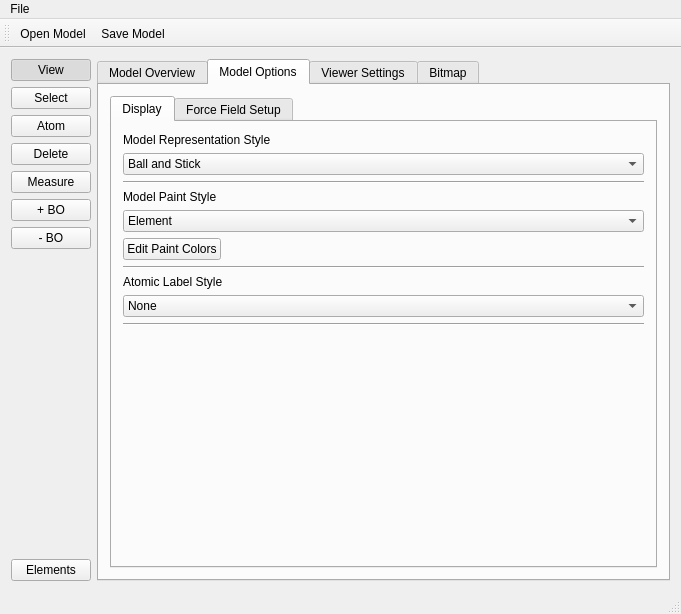
<?xml version="1.0" encoding="UTF-8"?>
<ui version="4.0">
 <class>MainWindow</class>
 <widget class="QMainWindow" name="MainWindow">
  <property name="geometry">
   <rect>
    <x>0</x>
    <y>0</y>
    <width>681</width>
    <height>614</height>
   </rect>
  </property>
  <property name="minimumSize">
   <size>
    <width>400</width>
    <height>400</height>
   </size>
  </property>
  <property name="windowTitle">
   <string>Prometheus: The Open Chemical Physics Suite</string>
  </property>
  <widget class="QWidget" name="centralWidget">
   <layout class="QHBoxLayout" name="horizontalLayout_7">
    <item>
     <layout class="QVBoxLayout" name="verticalLayout_2">
      <item>
       <widget class="QPushButton" name="viewTool">
        <property name="maximumSize">
         <size>
          <width>80</width>
          <height>16777215</height>
         </size>
        </property>
        <property name="toolTip">
         <string>View Tool</string>
        </property>
        <property name="text">
         <string>View</string>
        </property>
        <property name="checkable">
         <bool>true</bool>
        </property>
        <property name="checked">
         <bool>true</bool>
        </property>
        <property name="autoExclusive">
         <bool>true</bool>
        </property>
        <property name="default">
         <bool>false</bool>
        </property>
        <property name="flat">
         <bool>false</bool>
        </property>
       </widget>
      </item>
      <item>
       <widget class="QPushButton" name="selectTool">
        <property name="maximumSize">
         <size>
          <width>80</width>
          <height>16777215</height>
         </size>
        </property>
        <property name="toolTip">
         <string>Select Tool</string>
        </property>
        <property name="text">
         <string>Select</string>
        </property>
        <property name="checkable">
         <bool>true</bool>
        </property>
        <property name="autoExclusive">
         <bool>true</bool>
        </property>
       </widget>
      </item>
      <item>
       <widget class="QPushButton" name="atomTool">
        <property name="maximumSize">
         <size>
          <width>80</width>
          <height>16777215</height>
         </size>
        </property>
        <property name="toolTip">
         <string>Build Atom Tool</string>
        </property>
        <property name="text">
         <string>Atom</string>
        </property>
        <property name="checkable">
         <bool>true</bool>
        </property>
        <property name="autoExclusive">
         <bool>true</bool>
        </property>
       </widget>
      </item>
      <item>
       <widget class="QPushButton" name="deleteTool">
        <property name="maximumSize">
         <size>
          <width>80</width>
          <height>16777215</height>
         </size>
        </property>
        <property name="toolTip">
         <string>Delete Tool</string>
        </property>
        <property name="text">
         <string>Delete</string>
        </property>
        <property name="checkable">
         <bool>true</bool>
        </property>
        <property name="autoExclusive">
         <bool>true</bool>
        </property>
       </widget>
      </item>
      <item>
       <widget class="QPushButton" name="measureTool">
        <property name="maximumSize">
         <size>
          <width>80</width>
          <height>16777215</height>
         </size>
        </property>
        <property name="toolTip">
         <string>Measurement Tool</string>
        </property>
        <property name="text">
         <string>Measure</string>
        </property>
        <property name="checkable">
         <bool>true</bool>
        </property>
        <property name="autoExclusive">
         <bool>true</bool>
        </property>
       </widget>
      </item>
      <item>
       <widget class="QPushButton" name="increaseBondOrderTool">
        <property name="maximumSize">
         <size>
          <width>80</width>
          <height>16777215</height>
         </size>
        </property>
        <property name="toolTip">
         <string>Increase Bond Order</string>
        </property>
        <property name="text">
         <string>+ BO</string>
        </property>
        <property name="checkable">
         <bool>true</bool>
        </property>
        <property name="autoExclusive">
         <bool>true</bool>
        </property>
       </widget>
      </item>
      <item>
       <widget class="QPushButton" name="decreaseBondOrderTool">
        <property name="maximumSize">
         <size>
          <width>80</width>
          <height>16777215</height>
         </size>
        </property>
        <property name="toolTip">
         <string>Decrease Bond Order</string>
        </property>
        <property name="text">
         <string>- BO</string>
        </property>
        <property name="checkable">
         <bool>true</bool>
        </property>
        <property name="autoExclusive">
         <bool>true</bool>
        </property>
       </widget>
      </item>
      <item>
       <spacer name="verticalSpacer_2">
        <property name="orientation">
         <enum>Qt::Vertical</enum>
        </property>
        <property name="sizeHint" stdset="0">
         <size>
          <width>65</width>
          <height>228</height>
         </size>
        </property>
       </spacer>
      </item>
      <item>
       <widget class="QPushButton" name="elements">
        <property name="maximumSize">
         <size>
          <width>80</width>
          <height>16777215</height>
         </size>
        </property>
        <property name="toolTip">
         <string>Select Builder Element</string>
        </property>
        <property name="text">
         <string>Elements</string>
        </property>
        <property name="checkable">
         <bool>false</bool>
        </property>
       </widget>
      </item>
     </layout>
    </item>
    <item>
     <widget class="QTabWidget" name="tabWidget">
      <property name="minimumSize">
       <size>
        <width>200</width>
        <height>0</height>
       </size>
      </property>
      <property name="tabShape">
       <enum>QTabWidget::Rounded</enum>
      </property>
      <property name="currentIndex">
       <number>1</number>
      </property>
      <property name="usesScrollButtons">
       <bool>true</bool>
      </property>
      <property name="tabsClosable">
       <bool>false</bool>
      </property>
      <property name="movable">
       <bool>false</bool>
      </property>
      <widget class="QWidget" name="tab">
       <attribute name="title">
        <string>Model Overview</string>
       </attribute>
       <layout class="QHBoxLayout" name="horizontalLayout_2">
        <item>
         <widget class="QListWidget" name="atlasList"/>
        </item>
       </layout>
      </widget>
      <widget class="QWidget" name="tab_2">
       <attribute name="title">
        <string>Model Options</string>
       </attribute>
       <layout class="QHBoxLayout" name="horizontalLayout_3">
        <item>
         <widget class="QTabWidget" name="tabWidget_2">
          <property name="currentIndex">
           <number>0</number>
          </property>
          <widget class="QWidget" name="DisplayTab">
           <attribute name="title">
            <string>Display</string>
           </attribute>
           <layout class="QVBoxLayout" name="verticalLayout_3">
            <item>
             <widget class="QLabel" name="label">
              <property name="text">
               <string>Model Representation Style</string>
              </property>
             </widget>
            </item>
            <item>
             <widget class="QComboBox" name="comboBox_RepresentationStyle">
              <item>
               <property name="text">
                <string>Ball and Stick</string>
               </property>
              </item>
              <item>
               <property name="text">
                <string>Dreiding (Licorice)</string>
               </property>
              </item>
              <item>
               <property name="text">
                <string>Space Filling (CPK)</string>
               </property>
              </item>
              <item>
               <property name="text">
                <string>Wireframe (Vector)</string>
               </property>
              </item>
              <item>
               <property name="text">
                <string>Enhanced Wireframe</string>
               </property>
              </item>
             </widget>
            </item>
            <item>
             <widget class="Line" name="line">
              <property name="orientation">
               <enum>Qt::Horizontal</enum>
              </property>
             </widget>
            </item>
            <item>
             <widget class="QLabel" name="label_3">
              <property name="text">
               <string>Model Paint Style</string>
              </property>
             </widget>
            </item>
            <item>
             <widget class="QComboBox" name="comboBox_PaintStyle">
              <property name="minimumSize">
               <size>
                <width>230</width>
                <height>0</height>
               </size>
              </property>
              <property name="currentIndex">
               <number>1</number>
              </property>
              <item>
               <property name="text">
                <string>Chain ID</string>
               </property>
              </item>
              <item>
               <property name="text">
                <string>Element</string>
               </property>
              </item>
              <item>
               <property name="text">
                <string>Energy - Kinetic</string>
               </property>
              </item>
              <item>
               <property name="text">
                <string>Energy - Potential</string>
               </property>
              </item>
              <item>
               <property name="text">
                <string>Energy - Total</string>
               </property>
              </item>
              <item>
               <property name="text">
                <string>Entropy</string>
               </property>
              </item>
              <item>
               <property name="text">
                <string>Force Field Type</string>
               </property>
              </item>
              <item>
               <property name="text">
                <string>Index</string>
               </property>
              </item>
              <item>
               <property name="text">
                <string>Mass</string>
               </property>
              </item>
              <item>
               <property name="text">
                <string>Molecule Group</string>
               </property>
              </item>
              <item>
               <property name="text">
                <string>Occupancy</string>
               </property>
              </item>
              <item>
               <property name="text">
                <string>Oxidation State</string>
               </property>
              </item>
              <item>
               <property name="text">
                <string>Residue Type</string>
               </property>
              </item>
              <item>
               <property name="text">
                <string>Residue ID</string>
               </property>
              </item>
              <item>
               <property name="text">
                <string>Partial Charge</string>
               </property>
              </item>
              <item>
               <property name="text">
                <string>Position - X</string>
               </property>
              </item>
              <item>
               <property name="text">
                <string>Position - Y</string>
               </property>
              </item>
              <item>
               <property name="text">
                <string>Position - Z</string>
               </property>
              </item>
              <item>
               <property name="text">
                <string>Position - Radial</string>
               </property>
              </item>
              <item>
               <property name="text">
                <string>Pressure</string>
               </property>
              </item>
              <item>
               <property name="text">
                <string>Velocity</string>
               </property>
              </item>
             </widget>
            </item>
            <item>
             <layout class="QHBoxLayout" name="horizontalLayout_5">
              <item>
               <widget class="QPushButton" name="EditPaintColors">
                <property name="text">
                 <string>Edit Paint Colors</string>
                </property>
               </widget>
              </item>
              <item>
               <spacer name="horizontalSpacer">
                <property name="orientation">
                 <enum>Qt::Horizontal</enum>
                </property>
                <property name="sizeHint" stdset="0">
                 <size>
                  <width>40</width>
                  <height>20</height>
                 </size>
                </property>
               </spacer>
              </item>
             </layout>
            </item>
            <item>
             <widget class="Line" name="line_3">
              <property name="orientation">
               <enum>Qt::Horizontal</enum>
              </property>
             </widget>
            </item>
            <item>
             <widget class="QLabel" name="label_4">
              <property name="text">
               <string>Atomic Label Style</string>
              </property>
             </widget>
            </item>
            <item>
             <widget class="QComboBox" name="comboBox_LabelStyle">
              <item>
               <property name="text">
                <string>None</string>
               </property>
              </item>
              <item>
               <property name="text">
                <string>Atom Name</string>
               </property>
              </item>
              <item>
               <property name="text">
                <string>Element</string>
               </property>
              </item>
              <item>
               <property name="text">
                <string>Force Field Type</string>
               </property>
              </item>
              <item>
               <property name="text">
                <string>Partial Charge</string>
               </property>
              </item>
             </widget>
            </item>
            <item>
             <widget class="Line" name="line_4">
              <property name="orientation">
               <enum>Qt::Horizontal</enum>
              </property>
             </widget>
            </item>
            <item>
             <spacer name="verticalSpacer_3">
              <property name="orientation">
               <enum>Qt::Vertical</enum>
              </property>
              <property name="sizeHint" stdset="0">
               <size>
                <width>20</width>
                <height>160</height>
               </size>
              </property>
             </spacer>
            </item>
           </layout>
          </widget>
          <widget class="QWidget" name="FFSetupTab">
           <attribute name="title">
            <string>Force Field Setup</string>
           </attribute>
           <layout class="QVBoxLayout" name="verticalLayout_7">
            <item>
             <widget class="QLabel" name="label_7">
              <property name="text">
               <string>Force Field Typing</string>
              </property>
             </widget>
            </item>
            <item>
             <widget class="QComboBox" name="comboBox_Typing">
              <item>
               <property name="text">
                <string>AIREBO      (Adaptive Intermolecular Reactive Emperical Bond Order)</string>
               </property>
              </item>
              <item>
               <property name="text">
                <string>AMBER       (Assisted Model Building with Energy Refinement)</string>
               </property>
              </item>
              <item>
               <property name="text">
                <string>CHARMM   (Chemistry at HARvard Molecular Mechanics)</string>
               </property>
              </item>
              <item>
               <property name="text">
                <string>DREIDING</string>
               </property>
              </item>
              <item>
               <property name="text">
                <string>GAFF         (Generalized AMBER Force Field)</string>
               </property>
              </item>
              <item>
               <property name="text">
                <string>ReaxFF      (Reactive Force Field)</string>
               </property>
              </item>
              <item>
               <property name="text">
                <string>REBO         (Reactive Emperical Bond Order)</string>
               </property>
              </item>
              <item>
               <property name="text">
                <string>UFF           (Universal Force Field)</string>
               </property>
              </item>
             </widget>
            </item>
            <item>
             <layout class="QHBoxLayout" name="horizontalLayout">
              <item>
               <widget class="QPushButton" name="pushButton_AssignAtomTypes">
                <property name="minimumSize">
                 <size>
                  <width>150</width>
                  <height>0</height>
                 </size>
                </property>
                <property name="text">
                 <string>Assign Atom Types</string>
                </property>
               </widget>
              </item>
              <item>
               <spacer name="horizontalSpacer_2">
                <property name="orientation">
                 <enum>Qt::Horizontal</enum>
                </property>
                <property name="sizeHint" stdset="0">
                 <size>
                  <width>40</width>
                  <height>20</height>
                 </size>
                </property>
               </spacer>
              </item>
             </layout>
            </item>
            <item>
             <widget class="Line" name="line_5">
              <property name="orientation">
               <enum>Qt::Horizontal</enum>
              </property>
             </widget>
            </item>
            <item>
             <widget class="QLabel" name="label_8">
              <property name="text">
               <string>Charge Equilibration (QEq)</string>
              </property>
             </widget>
            </item>
            <item>
             <layout class="QHBoxLayout" name="horizontalLayout_6">
              <item>
               <widget class="QLabel" name="label_9">
                <property name="text">
                 <string>Final Net Charge</string>
                </property>
               </widget>
              </item>
              <item>
               <widget class="QDoubleSpinBox" name="netChargeSpinBox">
                <property name="minimumSize">
                 <size>
                  <width>70</width>
                  <height>0</height>
                 </size>
                </property>
                <property name="minimum">
                 <double>-100.000000000000000</double>
                </property>
                <property name="maximum">
                 <double>100.000000000000000</double>
                </property>
                <property name="singleStep">
                 <double>0.010000000000000</double>
                </property>
               </widget>
              </item>
              <item>
               <widget class="QPushButton" name="QEQpushButton">
                <property name="minimumSize">
                 <size>
                  <width>150</width>
                  <height>0</height>
                 </size>
                </property>
                <property name="text">
                 <string>Assign Partial Charges</string>
                </property>
               </widget>
              </item>
              <item>
               <spacer name="horizontalSpacer_4">
                <property name="orientation">
                 <enum>Qt::Horizontal</enum>
                </property>
                <property name="sizeHint" stdset="0">
                 <size>
                  <width>40</width>
                  <height>20</height>
                 </size>
                </property>
               </spacer>
              </item>
             </layout>
            </item>
            <item>
             <widget class="Line" name="line_6">
              <property name="orientation">
               <enum>Qt::Horizontal</enum>
              </property>
             </widget>
            </item>
            <item>
             <spacer name="verticalSpacer_7">
              <property name="orientation">
               <enum>Qt::Vertical</enum>
              </property>
              <property name="sizeHint" stdset="0">
               <size>
                <width>68</width>
                <height>213</height>
               </size>
              </property>
             </spacer>
            </item>
           </layout>
          </widget>
         </widget>
        </item>
       </layout>
      </widget>
      <widget class="QWidget" name="ViewerOptionsTab">
       <attribute name="title">
        <string>Viewer Settings</string>
       </attribute>
       <layout class="QVBoxLayout" name="verticalLayout">
        <item>
         <widget class="QLabel" name="label_2">
          <property name="text">
           <string>Viewer Projection Method</string>
          </property>
         </widget>
        </item>
        <item>
         <widget class="QComboBox" name="comboBox_ProjectionMethod">
          <item>
           <property name="text">
            <string>Perspective</string>
           </property>
          </item>
          <item>
           <property name="text">
            <string>Orthogonal</string>
           </property>
          </item>
         </widget>
        </item>
        <item>
         <widget class="Line" name="line_2">
          <property name="orientation">
           <enum>Qt::Horizontal</enum>
          </property>
         </widget>
        </item>
        <item>
         <spacer name="verticalSpacer">
          <property name="orientation">
           <enum>Qt::Vertical</enum>
          </property>
          <property name="sizeHint" stdset="0">
           <size>
            <width>20</width>
            <height>399</height>
           </size>
          </property>
         </spacer>
        </item>
       </layout>
      </widget>
      <widget class="QWidget" name="tab_3">
       <attribute name="title">
        <string>Bitmap</string>
       </attribute>
       <layout class="QVBoxLayout" name="verticalLayout_6">
        <item>
         <widget class="QPushButton" name="toggleBitmap">
          <property name="text">
           <string>Toggle Bitmap Mode</string>
          </property>
          <property name="checkable">
           <bool>true</bool>
          </property>
         </widget>
        </item>
        <item>
         <spacer name="verticalSpacer_5">
          <property name="orientation">
           <enum>Qt::Vertical</enum>
          </property>
          <property name="sizeHint" stdset="0">
           <size>
            <width>20</width>
            <height>74</height>
           </size>
          </property>
         </spacer>
        </item>
        <item>
         <layout class="QHBoxLayout" name="horizontalLayout_4">
          <item>
           <layout class="QVBoxLayout" name="verticalLayout_4">
            <item>
             <widget class="QLabel" name="label_5">
              <property name="text">
               <string>Height</string>
              </property>
             </widget>
            </item>
            <item>
             <widget class="QSpinBox" name="spinBox_height">
              <property name="minimum">
               <number>1</number>
              </property>
              <property name="maximum">
               <number>100</number>
              </property>
             </widget>
            </item>
           </layout>
          </item>
          <item>
           <layout class="QVBoxLayout" name="verticalLayout_5">
            <item>
             <widget class="QLabel" name="label_6">
              <property name="text">
               <string>Width</string>
              </property>
             </widget>
            </item>
            <item>
             <widget class="QSpinBox" name="spinBox_width">
              <property name="minimum">
               <number>1</number>
              </property>
              <property name="maximum">
               <number>100</number>
              </property>
             </widget>
            </item>
           </layout>
          </item>
         </layout>
        </item>
        <item>
         <widget class="QPushButton" name="createBitmapGrid">
          <property name="text">
           <string>Create Bitmap Grid</string>
          </property>
         </widget>
        </item>
        <item>
         <spacer name="verticalSpacer_6">
          <property name="orientation">
           <enum>Qt::Vertical</enum>
          </property>
          <property name="sizeHint" stdset="0">
           <size>
            <width>20</width>
            <height>74</height>
           </size>
          </property>
         </spacer>
        </item>
        <item>
         <widget class="QPushButton" name="pushButton">
          <property name="text">
           <string>Print Bitmap</string>
          </property>
         </widget>
        </item>
        <item>
         <spacer name="verticalSpacer_4">
          <property name="orientation">
           <enum>Qt::Vertical</enum>
          </property>
          <property name="sizeHint" stdset="0">
           <size>
            <width>20</width>
            <height>118</height>
           </size>
          </property>
         </spacer>
        </item>
       </layout>
      </widget>
     </widget>
    </item>
   </layout>
  </widget>
  <widget class="QMenuBar" name="menuBar">
   <property name="geometry">
    <rect>
     <x>0</x>
     <y>0</y>
     <width>681</width>
     <height>22</height>
    </rect>
   </property>
   <widget class="QMenu" name="menuFile">
    <property name="title">
     <string>File</string>
    </property>
    <addaction name="actionNew_Model"/>
    <addaction name="actionOpen_Model"/>
    <addaction name="actionSave_Model"/>
    <addaction name="actionDelete_Model"/>
    <addaction name="separator"/>
    <addaction name="actionQuit_Open_Chemical_Physics_Suite"/>
   </widget>
   <addaction name="menuFile"/>
  </widget>
  <widget class="QStatusBar" name="statusBar"/>
  <widget class="QToolBar" name="mainToolBar">
   <attribute name="toolBarArea">
    <enum>TopToolBarArea</enum>
   </attribute>
   <attribute name="toolBarBreak">
    <bool>false</bool>
   </attribute>
   <addaction name="actionOpen_Model"/>
   <addaction name="actionSave_Model"/>
  </widget>
  <action name="actionFile">
   <property name="text">
    <string>File</string>
   </property>
  </action>
  <action name="actionNew_Model">
   <property name="text">
    <string>New Model...</string>
   </property>
  </action>
  <action name="actionQuit_Open_Chemical_Physics_Suite">
   <property name="text">
    <string>Quit Prometheus</string>
   </property>
  </action>
  <action name="actionDelete_Model">
   <property name="text">
    <string>Delete Model</string>
   </property>
  </action>
  <action name="actionOpen_Model">
   <property name="text">
    <string>Open Model...</string>
   </property>
  </action>
  <action name="actionSave_Model">
   <property name="text">
    <string>Save Model...</string>
   </property>
  </action>
 </widget>
 <layoutdefault spacing="6" margin="11"/>
 <resources/>
 <connections/>
</ui>
